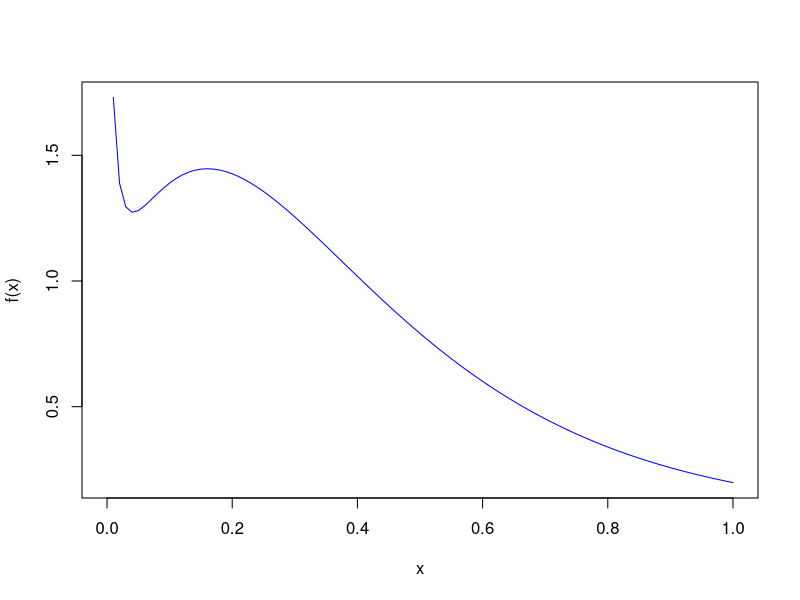

The R script that drew this image: (Note: this script raises an error after producing the figure.)
## ---- chunk 1

f <- function(x){ 
  p <- .4
  p*dgamma(x,.5,.5 ) + (1-p)*dgamma(x, 2,5)
}
curve(f(x), col="blue")
## ---- chunk 2
est1 <- function(x){
  rnorm(1, x, 4)
}



steps <- function(x, f, est) {
    
    x0 <- est(x)
    
    acc <- min(1, f(x0) / f(x))
  
    if (runif(1) < acc)
        x <- x0
    
    x
}
run <- function(x, f, est, ns) {
    store <- matrix(NA, ns, length(x))
    for (i in seq_len(ns))
        store[i,] <- x <- steps(x, f, est)
    drop(store)
}
store <- run(.2, f, est, 1000)
## ---- chunk 3
layout(matrix(c(1, 2), 1, 2), widths=c(4, 1))
par(mar=c(4.1, .5, .5, .5), oma=c(0, 4.1, 0, 0))
plot(store, type = 's')
usr <- par("usr")
xx <- seq(usr[3], usr[4], length=301)
plot(f(xx), xx, type="l", yaxs="i", axes=FALSE, xlab="")
## ---- chunk 4
hist(store, 50, freq=FALSE, main="", 
     xlab="x", ylab="Probability density")
z <- integrate(f, -Inf, Inf)$value
curve(f(x) / z, add=TRUE, col="red", n=200)

## ---- chunk 5

## ---- chunk 6

## ---- chunk 7

